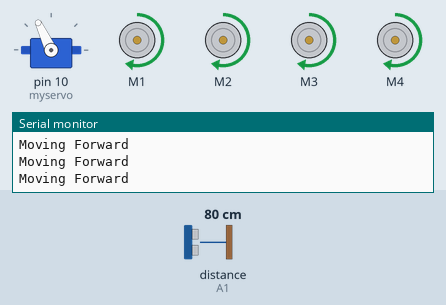
Simulated run of this sketch. Board: Arduino Uno, built with avr-gcc and run on an emulated ATmega328P. Shown: servo, 4 × DC motor (green arrow = forward, orange = backward, longer = faster), the last lines printed to the serial monitor. The inputs (shaded band) are chosen by the test bench; at power-on: distance to the obstacle (sensor on A1) 80 cm. The echo pulse lasts 58.3 µs per cm.

Above: at 4.0 s.
4.1 s: distance to the obstacle (sensor on A1) set to 27 cm
5.6 s: distance to the obstacle (sensor on A1) set to 24 cm
At 7.0 s:
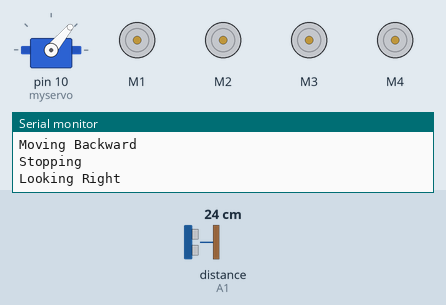
8.6 s: distance to the obstacle (sensor on A1) set to 35 cm
At 9.01 s:
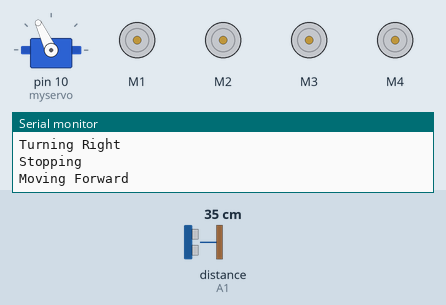
10.8 s: distance to the obstacle (sensor on A1) set to 2 cm
At 13.1 s:
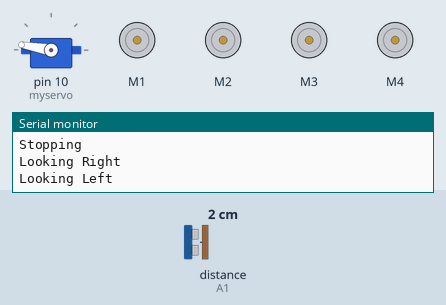
Timing chart, 0 to 17.8 s (numbered marks = the images above; inputs shaded):
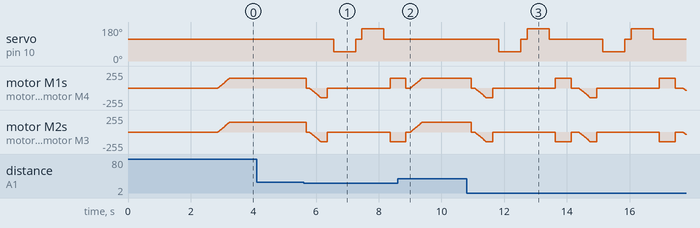

The sketch:

obstacle.ino
```cpp
//ARDUINO OBSTACLE AVOIDING CAR Video - https://youtu.be/h-B42_HXL00//
// Before uploading the code you have to install the necessary library//
//AFMotor Library https://learn.adafruit.com/adafruit-motor-shield/library-install //
//NewPing Library https://github.com/eliteio/Arduino_New_Ping.git //
//Servo Library https://github.com/arduino-libraries/Servo.git //

#include <AFMotor.h>
#include <NewPing.h>
#include <Servo.h>

#define TRIG_PIN A0
#define ECHO_PIN A1
#define MAX_DISTANCE 100
#define MAX_SPEED 150 // sets speed of DC  motors
#define MAX_SPEED_OFFSET 20


NewPing sonar(TRIG_PIN, ECHO_PIN, MAX_DISTANCE);

AF_DCMotor motor1(1, MOTOR12_64KHZ);
AF_DCMotor motor2(2, MOTOR12_64KHZ);
AF_DCMotor motor3(3, MOTOR34_64KHZ);
AF_DCMotor motor4(4, MOTOR34_64KHZ);
Servo myservo;

boolean goesForward=false;
int distance = 100;
int speedSet = 0;

void setup() {
  Serial.begin(9600);
  myservo.attach(10);
  myservo.write(115);
  delay(2000);
  distance = readPing();
  delay(100);
  distance = readPing();
  delay(100);
  distance = readPing();
  delay(100);
  distance = readPing();
  delay(100);

}

void loop() {
 int distanceR = 0;
 int distanceL = 0;
 delay(40);

 if(distance<=25)
 {
  moveStop();
  delay(100);
  moveBackward();
  delay(200);
  moveStop();
  delay(200);
  distanceR = lookRight();
  delay(200);
  distanceL = lookLeft();
  delay(200);

  if(distanceR>=distanceL)
  {
    turnRight();
    moveStop();
  }

  else

  {
    turnLeft();
    moveStop();
  }
 }

 else
 {
  moveForward();
 }
 distance = readPing();
}

int lookRight()
{
    Serial.println("Looking Right");
    myservo.write(50);
    delay(500);
    int distance = readPing();
    delay(100);
    myservo.write(115);
    return distance;
}

int lookLeft()
{
  Serial.println("Looking Left");
    myservo.write(170);
    delay(500);
    int distance = readPing();
    delay(100);
    myservo.write(115);
    return distance;
    delay(100);
}

int readPing() {
  delay(100);
  int cm = sonar.ping_cm();
  if(cm==0)
  {
    cm = 250;
  }
  return cm;
}

void moveStop() {
  Serial.println("Stopping");
  motor1.run(RELEASE);
  motor2.run(RELEASE);
  motor3.run(RELEASE);
  motor4.run(RELEASE);
  }

void moveForward() {
Serial.println("Moving Forward");
 if(!goesForward)
  {
    goesForward=true;
    motor1.run(FORWARD);
    motor2.run(FORWARD);
    motor3.run(FORWARD);
    motor4.run(FORWARD);
   for (speedSet = 0; speedSet < MAX_SPEED; speedSet +=2) // slowly bring the speed up to avoid loading down the batteries too quickly
   {
    motor1.setSpeed(speedSet);
    motor2.setSpeed(speedSet);
    motor3.setSpeed(speedSet);
    motor4.setSpeed(speedSet);
    delay(5);
   }
  }
}

void moveBackward() {
  Serial.println("Moving Backward");
    goesForward=false;
    motor1.run(BACKWARD);
    motor2.run(BACKWARD);
    motor3.run(BACKWARD);
    motor4.run(BACKWARD);
  for (speedSet = 0; speedSet < MAX_SPEED; speedSet +=2) // slowly bring the speed up to avoid loading down the batteries too quickly
  {
    motor1.setSpeed(speedSet);
    motor2.setSpeed(speedSet);
    motor3.setSpeed(speedSet);
    motor4.setSpeed(speedSet);
    delay(5);
  }
}

void turnRight() {
  Serial.println("Turning Right");
  motor1.run(FORWARD);
  motor4.run(FORWARD);
  motor3.run(BACKWARD);
  motor2.run(BACKWARD);
  delay(500);
  motor1.run(FORWARD);
  motor2.run(FORWARD);
  motor3.run(FORWARD);
  motor4.run(FORWARD);
}

void turnLeft() {
  Serial.println("Turning Left");
  motor1.run(BACKWARD);
  motor4.run(BACKWARD);
  motor3.run(FORWARD);
  motor2.run(FORWARD);
  delay(500);
  motor1.run(FORWARD);
  motor2.run(FORWARD);
  motor3.run(FORWARD);
  motor4.run(FORWARD);
}
```

Measured:
- the behaviour switches between 26 and 25 cm on distance to the obstacle (sensor on A1) (found by bisection; images 0 and 1)
- after the input at 5.6 s, servo on pin 10 (myservo): 115° → 50° after 0.96 s, → 115° 0.70 s later, → 170° 0.20 s later, → 115° 0.70 s later
- after the input at 8.6 s, servo on pin 10 (myservo): stays 115° (without the input it goes to 50° after 1.3 s)
